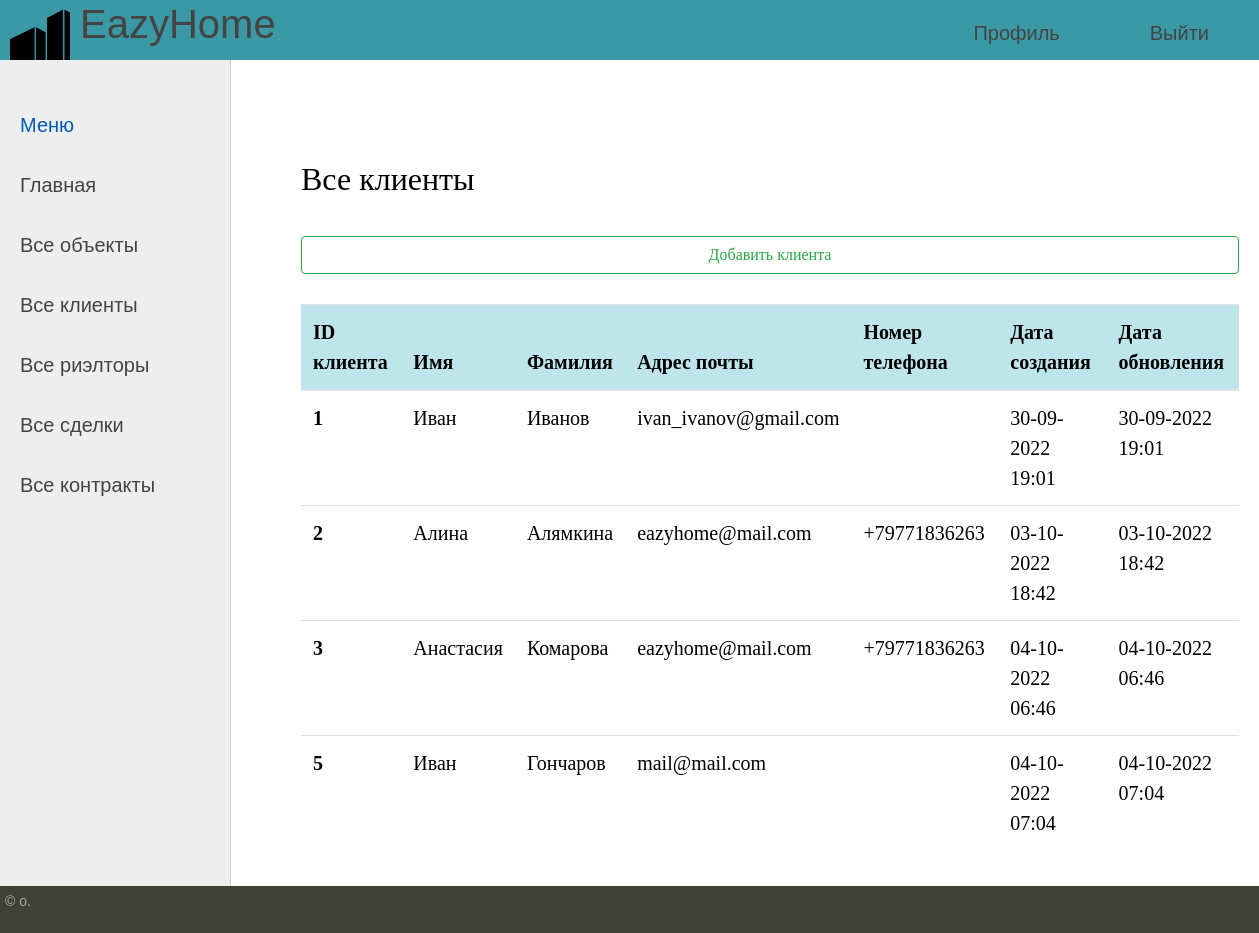
/clients/, run on the app's committed database.
### buildings/models.py (models this page shows)
class Client(models.Model):
    id_client = models.AutoField(auto_created=True, primary_key=True, serialize=False, verbose_name='id_client')
    firstname = models.CharField(max_length=255, verbose_name="Имя")
    lastname = models.CharField(max_length=255, verbose_name="Фамилия")
    email = models.CharField(max_length=255, verbose_name="Email")
    phonenumber = PhoneNumberField(blank=True, verbose_name="Номер телефона")
    time_create = models.DateTimeField(auto_now_add=True, verbose_name="Дата создания")
    time_update = models.DateTimeField(auto_now_add=True, verbose_name="Дата обновления")

### buildings/views.py (the view)
# urls.py: path('clients/', get_clients, name='clients'),
def get_clients(request):
    model = Client.objects.all()
    context = {
        'model': model,
        'menu': menu,
        'title': 'Все клиенты'
    }
    return render(request, 'buildings/clients.html', context = context)

### buildings/templates/buildings/clients.html
{% extends 'buildings/base.html' %}
{% block content %}
<h2>{{title}}</h2>
<button type="button" class="btn btn-outline-success" onclick="location.href={% url 'add_client' %}">Добавить клиента</button>
	<table class="table table-hover">
  <thead class="table-info">
    <tr>
      <th scope="col">ID клиента</th>
      <th scope="col">Имя</th>
      <th scope="col">Фамилия</th>
      <th scope="col">Адрес почты</th>
      <th scope="col">Номер телефона</th>
	  <th scope="col">Дата создания</th>
	  <th scope="col">Дата обновления</th>
    </tr>
  </thead>
  <tbody>
    {% for p in model %}
    <tr>
      <th scope="row">{{p.id_client}}</th>
      <td>{{p.firstname}}</td>
      <td>{{p.lastname}}</td>
      <td>{{p.email}}</td>
      <td>{{p.phonenumber}}</td>
	  <td>{{p.time_create|date:"d-m-Y H:i"}}</td>
	  <td>{{p.time_update|date:"d-m-Y H:i"}}</td>
		{% endfor %}
    </tr>
  </tbody>
</table>
{% endblock %}

### buildings/static/buildings/css/styles.css (style rules this page uses)
html, body { font-family: 'Arial'; margin: 0; padding: 0; height: 100%; width: 100%; color: #444; }
.table-page tr { height: 100%; }
.btn.btn-outline-success { width: 100%; margin-top: 30px; margin-bottom: 30px; }

### data on the page
Client: id_client "1", firstname "Иван", lastname "Иванов", email "ivan_ivanov@gmail.com", time_create "30-09-2022 19:01", time_update "30-09-2022 19:01"
Client: id_client "2", firstname "Алина", lastname "Алямкина", email "eazyhome@mail.com", phonenumber "+79771836263", time_create "03-10-2022 18:42", time_update "03-10-2022 18:42"
Client: id_client "3", firstname "Анастасия", lastname "Комарова", email "eazyhome@mail.com", phonenumber "+79771836263", time_create "04-10-2022 06:46", time_update "04-10-2022 06:46"
Client: id_client "5", firstname "Иван", lastname "Гончаров", email "mail@mail.com", time_create "04-10-2022 07:04", time_update "04-10-2022 07:04"

### other printed values
{{ m.title }} "Профиль" "Выйти"
{{ title }} "Все клиенты"
